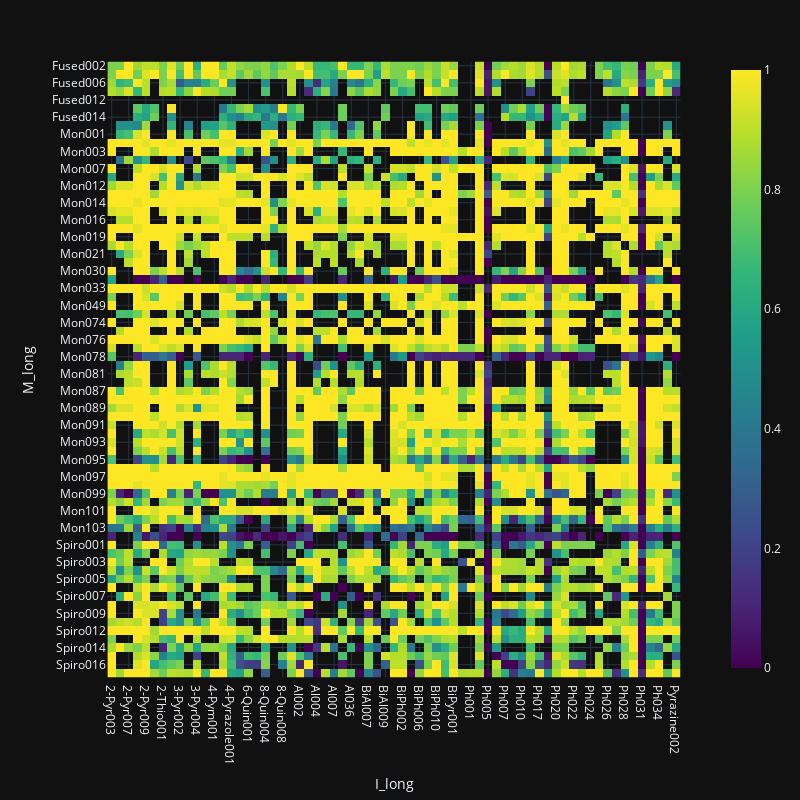

The cell this chart's notebook holds for it:
### Code cell
fig = px.imshow(df_heatmap1, color_continuous_scale="Viridis", width=800, height=800)
fig.show()

### Figure 1 — Plotly figure (JSON) as saved in the notebook; plotly's stock layout.template omitted (floating-point values rounded to 4 significant figures; data arrays with more than 128 entries replaced by an {"elided": "..."} marker saying what was removed)
{"data": [{"coloraxis": "coloraxis", "name": "0", "x": ["2-Pyr003", "2-Pyr006", "2-Pyr007", "2-Pyr008", "2-Pyr009", "2-Pyr010", "2-Thio001", "3-Fur001", "3-Pyr002", "3-Pyr003", "3-Pyr004", "3-Thio001", "4-Pym001", "4-Pyr002", "4-Pyrazole001", "5-Quin001", "6-Quin001", "8-Quin003", "8-Quin004", "8-Quin005", "8-Quin008", "Al001", "Al002", "Al003", "Al004", "Al005", "Al007", "Al013", "Al036", "Al038", "BiAl007", "BiAl008", "BiAl009", "BiPh001", "BiPh002", "BiPh004", "BiPh006", "BiPh007", "BiPh010", "BiPh011", "BiPyr001", "BiPyr004", "Ph001", "Ph002", "Ph005", "Ph006", "Ph007", "Ph009", "Ph010", "Ph013", "Ph017", "Ph018", "Ph020", "Ph021", "Ph022", "Ph023", "Ph024", "Ph025", "Ph026", "Ph027", "Ph028", "Ph030", "Ph031", "Ph033", "Ph034", "Pyrazine001", "Pyrazine002"], "y": ["Fused002", "Fused005", "Fused006", "Fused011", "Fused012", "Fused013", "Fused014", "Fused015", "Mon001", "Mon002", "Mon003", "Mon004", "Mon007", "Mon011", "Mon012", "Mon013", "Mon014", "Mon015", "Mon016", "Mon017", "Mon019", "Mon020", "Mon021", "Mon022", "Mon030", "Mon031", "Mon033", "Mon036", "Mon049", "Mon072", "Mon074", "Mon075", "Mon076", "Mon077", "Mon078", "Mon080", "Mon081", "Mon086", "Mon087", "Mon088", "Mon089", "Mon090", "Mon091", "Mon092", "Mon093", "Mon094", "Mon095", "Mon096", "Mon097", "Mon098", "Mon099", "Mon100", "Mon101", "Mon102", "Mon103", "Mon104", "Spiro001", "Spiro002", "Spiro003", "Spiro004", "Spiro005", "Spiro006", "Spiro007", "Spiro008", "Spiro009", "Spiro011", "Spiro012", "Spiro013", "Spiro014", "Spiro015", "Spiro016", "Spiro017"], "z": {"elided": "72x67 float values"}, "type": "heatmap", "xaxis": "x", "yaxis": "y", "hovertemplate": "I_long: %{x}<br>M_long: %{y}<br>color: %{z}<extra></extra>"}], "layout": {"xaxis": {"anchor": "y", "domain": [0.0, 1.0], "scaleanchor": "y", "constrain": "domain", "title": {"text": "I_long"}}, "yaxis": {"anchor": "x", "domain": [0.0, 1.0], "autorange": "reversed", "constrain": "domain", "title": {"text": "M_long"}}, "coloraxis": {"colorscale": [[0.0, "#440154"], [0.1111, "#482878"], [0.2222, "#3e4989"], [0.3333, "#31688e"], [0.4444, "#26828e"], [0.5556, "#1f9e89"], [0.6667, "#35b779"], [0.7778, "#6ece58"], [0.8889, "#b5de2b"], [1.0, "#fde725"]]}, "margin": {"t": 60}, "height": 800, "width": 800}}
